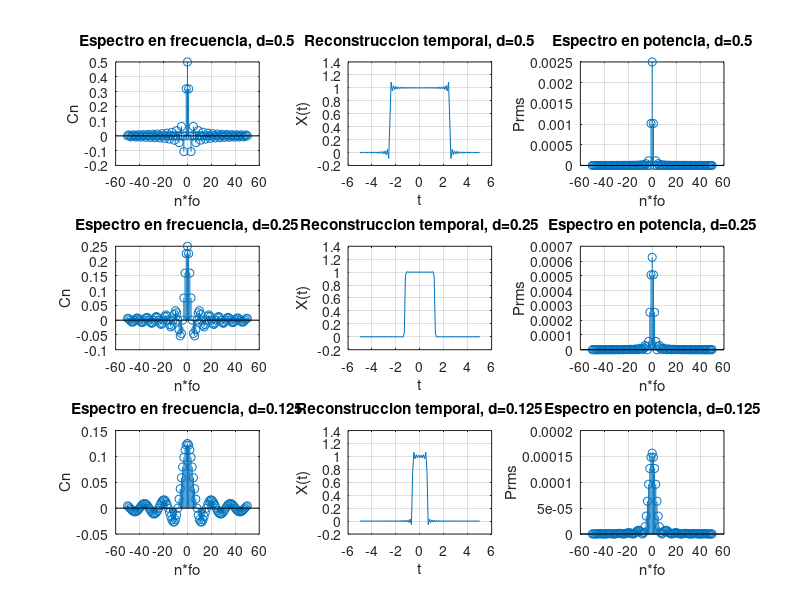

This chart was generated by the following MATLAB code:

To=10;
n=-50:50;
t=-To/2:To/100:To/2;
A=1;
d1=0.5;
d2=0.25;
d3=0.125;
R=50;
%              SEÑAL CON CICLO ÚTIL DE 0.5               %

%Calculo de los componentes frecuenciales y gráfico del espectro en frecuencia
Componentes_fd1= (A*d1)*sinc(n.*d1);
subplot(3,3,1)
stem(n,Componentes_fd1)
title ('Espectro en frecuencia, d=0.5')
ylabel('Cn')
xlabel('n*fo')
grid on
%Reconstrucción temporal y gráfico
Reconstruccion_d1=0;
m=1;
for k=-50:50
    Reconstruccion_d1= Reconstruccion_d1 + Componentes_fd1(m).*exp(((j*2*pi*k.*t)./To));
    m=m+1;

end
subplot(3,3,2)
plot(t,Reconstruccion_d1)
title ('Reconstruccion temporal, d=0.5')
ylabel('X(t)')
xlabel('t')
grid on
%Espectro en potencia
Prms_d1=((Componentes_fd1).^2)/(2*R);
subplot(3,3,3)
stem(n,Prms_d1)
title ('Espectro en potencia, d=0.5')
ylabel('Prms')
xlabel('n*fo')
grid on

 %%%%%%%%%%%SEÑAL CON CICLO ÚTIL DE 0.25%%%%%%%%%%%%%

%Calculo de los componentes frecuenciales y gráfico del espectro en frecuencia
Componentes_fd2= (A*d2)*sinc(n.*d2);
subplot(3,3,4)
ylabel('Cn')
xlabel('n')
stem(n,Componentes_fd2)
title ('Espectro en frecuencia, d=0.25')
ylabel('Cn')
xlabel('n*fo')
grid on
%Reconstrucción temporal y gráfico
Reconstruccion_d2=0;
m=1;
for k=-50:50
    Reconstruccion_d2= Reconstruccion_d2 + Componentes_fd2(m).*exp(((j*2*pi*k.*t)./To));
    m=m+1;
end
subplot(3,3,5)
plot(t,Reconstruccion_d2)
title ('Reconstruccion temporal, d=0.25')
ylabel('X(t)')
xlabel('t')
grid on
%Espectro en potencia
Prms_d2=((Componentes_fd2).^2)/(2*R);
subplot(3,3,6)
stem(n,Prms_d2)
title ('Espectro en potencia, d=0.25')
ylabel('Prms')
xlabel('n*fo')
grid on

 %%%%%%%%%%%%%%%%SEÑAL CON CICLO ÚTIL DE 0.125%%%%%%%%%%%%%%%%

%Calculo de los componentes frecuenciales y gráfico del espectro en frecuencia
Componentes_fd3= (A*d3)*sinc(n.*d3);
subplot(3,3,7)
stem(n,Componentes_fd3)
title ('Espectro en frecuencia, d=0.125')
ylabel('Cn')
xlabel('n*fo')
grid on
%Reconstrucción temporal y gráfico
Reconstruccion_d3=0;
 m=1;
for k=-50:50
    Reconstruccion_d3= Reconstruccion_d3 + Componentes_fd3(m).*exp(((j*2*pi*k.*t)./To));
    m=m+1;
end
subplot(3,3,8)
plot(t,Reconstruccion_d3)
title ('Reconstruccion temporal, d=0.125')
ylabel('X(t)')
xlabel('t')
grid on
%Espectro en potencia
Prms_d3=((Componentes_fd3).^2)/(2*R);
subplot(3,3,9)
stem(n,Prms_d3)
title ('Espectro en potencia, d=0.125')
ylabel('Prms')
xlabel('n*fo')
grid on
    
    
    
    
    

    